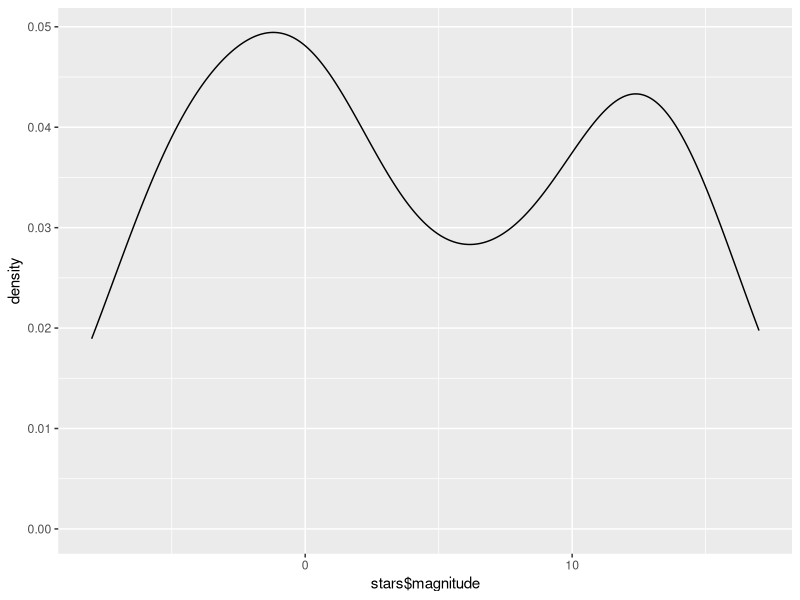
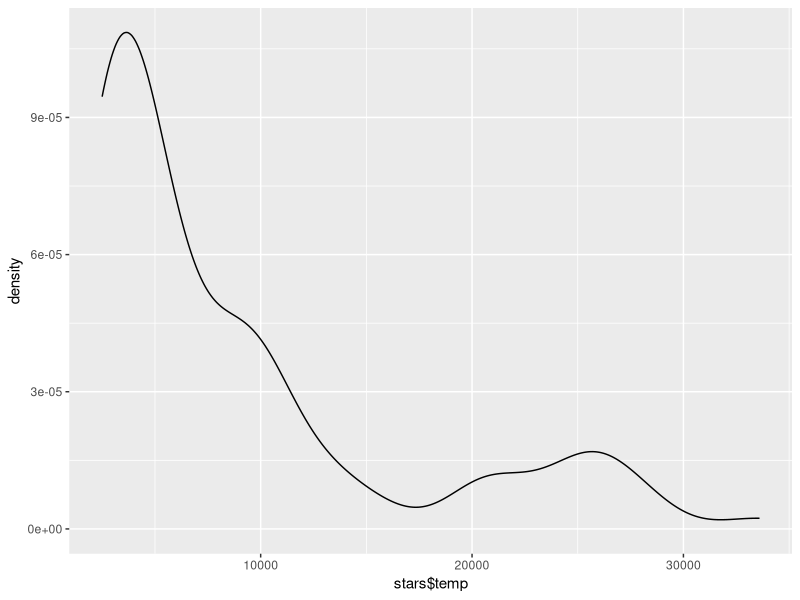
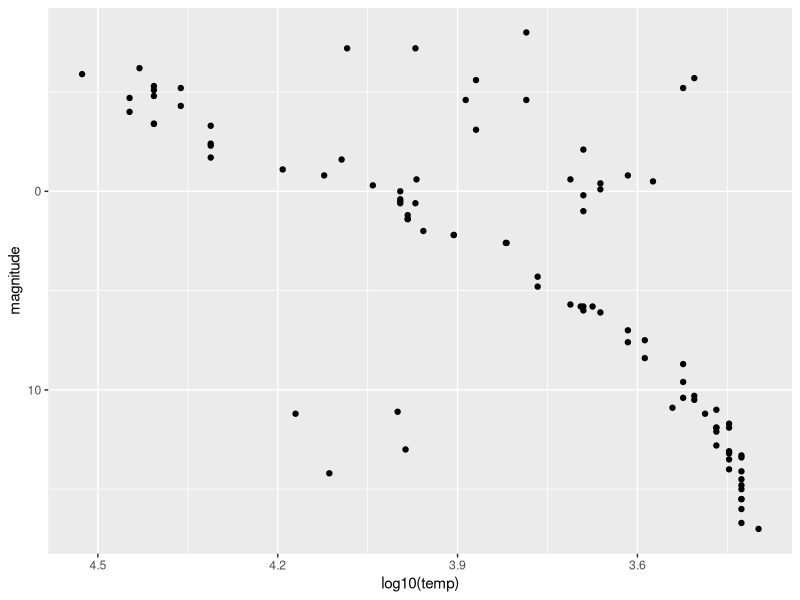
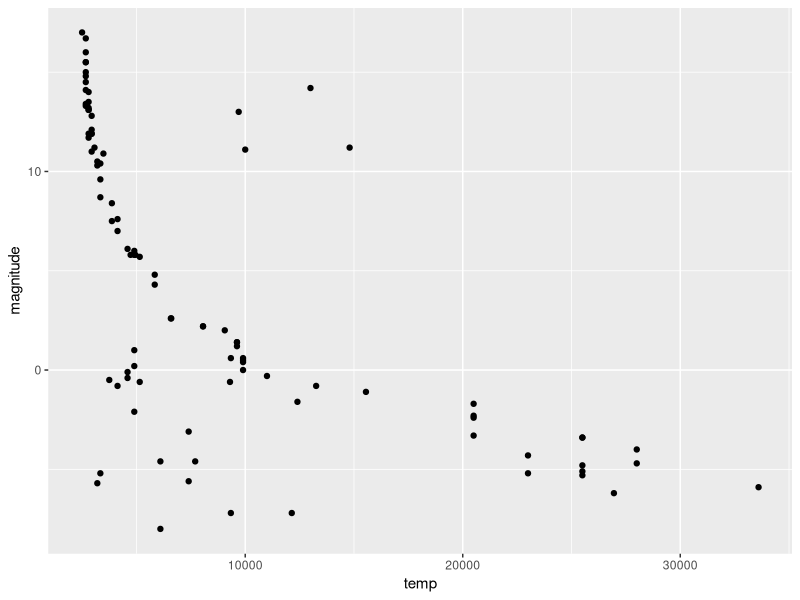

These figures' R source, in order:
library(tidyverse)
library(dslabs)
data(stars)
options(digits = 3)   # report 3 significant digits

average <- mean(stars$magnitude)
SD <- sd(stars$magnitude)
c(average = average, SD = SD)

stars %>%
  ggplot(aes(stars$magnitude)) +
  geom_density()

stars %>%
  ggplot(aes(stars$temp)) +
  geom_density()

stars %>%
  ggplot(aes(log10(temp), magnitude)) +
  geom_point() +
  scale_x_reverse() +
  scale_y_reverse()

stars %>%
  ggplot(aes(temp, magnitude), label = "star" ) +
  geom_point() 

z <- stars %>% filter(type == "G")
z
